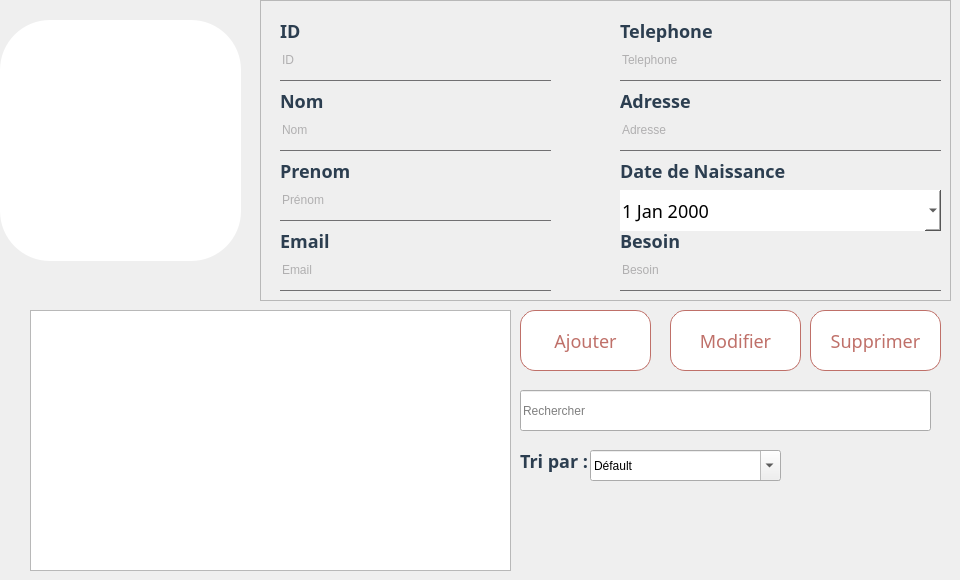
      <widget class="QWidget" name="Consulter">
       <widget class="QPushButton" name="modifier_Necessiteux">
        <property name="geometry">
         <rect>
          <x>670</x>
          <y>310</y>
          <width>131</width>
          <height>61</height>
         </rect>
        </property>
        <property name="styleSheet">
         <string notr="true">QPushButton{
font-size:18px;
font-family:century gothic;
background:white;
border-radius:60px;
color:#BF7069;
border-radius:15px;
border:1px solid #BF7069;
}
QPushButton:hover{
color:#FFABAB;
/*background:#801414;*/
background:rgb(255, 228, 228);
border-radius:15px;
}</string>
        </property>
        <property name="text">
         <string>Modifier</string>
        </property>
       </widget>
       <widget class="QTableView" name="tableN">
        <property name="geometry">
         <rect>
          <x>30</x>
          <y>310</y>
          <width>481</width>
          <height>261</height>
         </rect>
        </property>
       </widget>
       <widget class="QPushButton" name="supprimerNecessiteux">
        <property name="geometry">
         <rect>
          <x>810</x>
          <y>310</y>
          <width>131</width>
          <height>61</height>
         </rect>
        </property>
        <property name="styleSheet">
         <string notr="true">QPushButton{
font-size:18px;
font-family:century gothic;
background:white;
border-radius:60px;
color:#BF7069;
border-radius:15px;
border:1px solid #BF7069;
}
QPushButton:hover{
color:#FFABAB;
/*background:#801414;*/
background:rgb(255, 228, 228);
border-radius:15px;
}</string>
        </property>
        <property name="text">
         <string>Supprimer</string>
        </property>
       </widget>
       <widget class="QFrame" name="frame_12">
        <property name="geometry">
         <rect>
          <x>260</x>
          <y>0</y>
          <width>691</width>
          <height>301</height>
         </rect>
        </property>
        <property name="styleSheet">
         <string notr="true">
QLabel{
color: #2C3E50;
font-size:18px;
font:bold;
font-family : century gothic;
}

QLineEdit{
background:transparent;
border:none;
color:#717072;
border-bottom:1px solid #717072;
}

QDateEdit
{
    background-color: white;
	border:none;
    spacing: 5px; 
	font-size:18px;
font-weight: normal;
	font-family:century gothic;
}


</string>
        </property>
        <property name="frameShape">
         <enum>QFrame::StyledPanel</enum>
        </property>
        <property name="frameShadow">
         <enum>QFrame::Raised</enum>
        </property>
        <widget class="QLineEdit" name="telephoneN">
         <property name="geometry">
          <rect>
           <x>360</x>
           <y>40</y>
           <width>321</width>
           <height>41</height>
          </rect>
         </property>
         <property name="text">
          <string/>
         </property>
         <property name="echoMode">
          <enum>QLineEdit::Normal</enum>
         </property>
         <property name="placeholderText">
          <string>Telephone</string>
         </property>
        </widget>
        <widget class="QLabel" name="label_87">
         <property name="geometry">
          <rect>
           <x>20</x>
           <y>210</y>
           <width>161</width>
           <height>61</height>
          </rect>
         </property>
         <property name="styleSheet">
          <string notr="true"/>
         </property>
         <property name="text">
          <string>Email</string>
         </property>
        </widget>
        <widget class="QLabel" name="label_88">
         <property name="geometry">
          <rect>
           <x>20</x>
           <y>140</y>
           <width>161</width>
           <height>61</height>
          </rect>
         </property>
         <property name="styleSheet">
          <string notr="true"/>
         </property>
         <property name="text">
          <string>Prenom</string>
         </property>
        </widget>
        <widget class="QLineEdit" name="emailN">
         <property name="geometry">
          <rect>
           <x>20</x>
           <y>250</y>
           <width>271</width>
           <height>41</height>
          </rect>
         </property>
         <property name="text">
          <string/>
         </property>
         <property name="echoMode">
          <enum>QLineEdit::Normal</enum>
         </property>
         <property name="placeholderText">
          <string>Email</string>
         </property>
        </widget>
        <widget class="QLabel" name="label_89">
         <property name="geometry">
          <rect>
           <x>20</x>
           <y>70</y>
           <width>161</width>
           <height>61</height>
          </rect>
         </property>
         <property name="styleSheet">
          <string notr="true"/>
         </property>
         <property name="text">
          <string>Nom</string>
         </property>
        </widget>
        <widget class="QLabel" name="label_90">
         <property name="geometry">
          <rect>
           <x>360</x>
           <y>210</y>
           <width>161</width>
           <height>61</height>
          </rect>
         </property>
         <property name="styleSheet">
          <string notr="true"/>
         </property>
         <property name="text">
          <string>Besoin</string>
         </property>
        </widget>
        <widget class="QLineEdit" name="adresseN">
         <property name="geometry">
          <rect>
           <x>360</x>
           <y>110</y>
           <width>321</width>
           <height>41</height>
          </rect>
         </property>
         <property name="text">
          <string/>
         </property>
         <property name="echoMode">
          <enum>QLineEdit::Normal</enum>
         </property>
         <property name="placeholderText">
          <string>Adresse</string>
         </property>
        </widget>
        <widget class="QLineEdit" name="besoinN">
         <property name="geometry">
          <rect>
           <x>360</x>
           <y>250</y>
           <width>321</width>
           <height>41</height>
          </rect>
         </property>
         <property name="text">
          <string/>
         </property>
         <property name="echoMode">
          <enum>QLineEdit::Normal</enum>
         </property>
         <property name="placeholderText">
          <string>Besoin</string>
         </property>
        </widget>
        <widget class="QLineEdit" name="id_Necessiteux">
         <property name="geometry">
          <rect>
           <x>20</x>
           <y>40</y>
           <width>271</width>
           <height>41</height>
          </rect>
         </property>
         <property name="text">
          <string/>
         </property>
         <property name="placeholderText">
          <string>ID</string>
         </property>
        </widget>
        <widget class="QLabel" name="label_id_2">
         <property name="geometry">
          <rect>
           <x>20</x>
           <y>0</y>
           <width>151</width>
           <height>61</height>
          </rect>
         </property>
         <property name="styleSheet">
          <string notr="true"/>
         </property>
         <property name="text">
          <string>ID</string>
         </property>
        </widget>
        <widget class="QLineEdit" name="nomN">
         <property name="geometry">
          <rect>
           <x>20</x>
           <y>110</y>
           <width>271</width>
           <height>41</height>
          </rect>
         </property>
         <property name="text">
          <string/>
         </property>
         <property name="placeholderText">
          <string>Nom</string>
         </property>
        </widget>
        <widget class="QLineEdit" name="prenomN">
         <property name="geometry">
          <rect>
           <x>20</x>
           <y>180</y>
           <width>271</width>
           <height>41</height>
          </rect>
         </property>
         <property name="text">
          <string/>
         </property>
         <property name="echoMode">
          <enum>QLineEdit::Normal</enum>
         </property>
         <property name="placeholderText">
          <string>Prénom</string>
         </property>
        </widget>
        <widget class="QLabel" name="label_91">
         <property name="geometry">
          <rect>
           <x>360</x>
           <y>70</y>
           <width>161</width>
           <height>61</height>
          </rect>
         </property>
         <property name="styleSheet">
          <string notr="true"/>
         </property>
         <property name="text">
          <string>Adresse</string>
         </property>
        </widget>
        <widget class="QDateEdit" name="dateNecessiteux">
         <property name="geometry">
          <rect>
           <x>360</x>
           <y>190</y>
           <width>321</width>
           <height>41</height>
          </rect>
         </property>
         <property name="calendarPopup">
          <bool>true</bool>
         </property>
        </widget>
        <widget class="QLabel" name="label_92">
         <property name="geometry">
          <rect>
           <x>360</x>
           <y>0</y>
           <width>161</width>
           <height>61</height>
          </rect>
         </property>
         <property name="styleSheet">
          <string notr="true"/>
         </property>
         <property name="text">
          <string>Telephone</string>
         </property>
        </widget>
        <widget class="QLabel" name="label_93">
         <property name="geometry">
          <rect>
           <x>360</x>
           <y>140</y>
           <width>201</width>
           <height>61</height>
          </rect>
         </property>
         <property name="styleSheet">
          <string notr="true"/>
         </property>
         <property name="text">
          <string>Date de Naissance</string>
         </property>
        </widget>
       </widget>
       <widget class="QLineEdit" name="lineEdit_4">
        <property name="geometry">
         <rect>
          <x>520</x>
          <y>390</y>
          <width>411</width>
          <height>41</height>
         </rect>
        </property>
        <property name="placeholderText">
         <string>Rechercher</string>
        </property>
       </widget>
       <widget class="QLabel" name="gif_necessiteux">
        <property name="geometry">
         <rect>
          <x>0</x>
          <y>20</y>
          <width>241</width>
          <height>241</height>
         </rect>
        </property>
        <property name="autoFillBackground">
         <bool>false</bool>
        </property>
        <property name="styleSheet">
         <string notr="true">background-color:#fff;
border-radius:50px;
</string>
        </property>
        <property name="text">
         <string/>
        </property>
        <property name="scaledContents">
         <bool>false</bool>
        </property>
        <property name="alignment">
         <set>Qt::AlignCenter</set>
        </property>
        <property name="wordWrap">
         <bool>false</bool>
        </property>
       </widget>
       <widget class="QPushButton" name="ajouterNecessiteux">
        <property name="geometry">
         <rect>
          <x>520</x>
          <y>310</y>
          <width>131</width>
          <height>61</height>
         </rect>
        </property>
        <property name="styleSheet">
         <string notr="true">QPushButton{
font-size:18px;
font-family:century gothic;
background:white;
border-radius:60px;
color:#BF7069;
border-radius:15px;
border:1px solid #BF7069;
}
QPushButton:hover{
color:#FFABAB;
/*background:#801414;*/
background:rgb(255, 228, 228);
border-radius:15px;
}</string>
        </property>
        <property name="text">
         <string>Ajouter</string>
        </property>
       </widget>
       <widget class="QComboBox" name="comboBox_Ne">
        <property name="geometry">
         <rect>
          <x>590</x>
          <y>450</y>
          <width>191</width>
          <height>31</height>
         </rect>
        </property>
        <property name="editable">
         <bool>true</bool>
        </property>
        <item>
         <property name="text">
          <string>Défault</string>
         </property>
        </item>
        <item>
         <property name="text">
          <string>Nom</string>
         </property>
        </item>
        <item>
         <property name="text">
          <string>Prénom</string>
         </property>
        </item>
        <item>
         <property name="text">
          <string>Age</string>
         </property>
        </item>
       </widget>
       <widget class="QLabel" name="label_94">
        <property name="geometry">
         <rect>
          <x>520</x>
          <y>430</y>
          <width>81</width>
          <height>61</height>
         </rect>
        </property>
        <property name="styleSheet">
         <string notr="true">color: #2C3E50;
font-size:18px;
font:bold;
font-family : century gothic;</string>
        </property>
        <property name="text">
         <string>Tri par :</string>
        </property>
       </widget>
      </widget>
